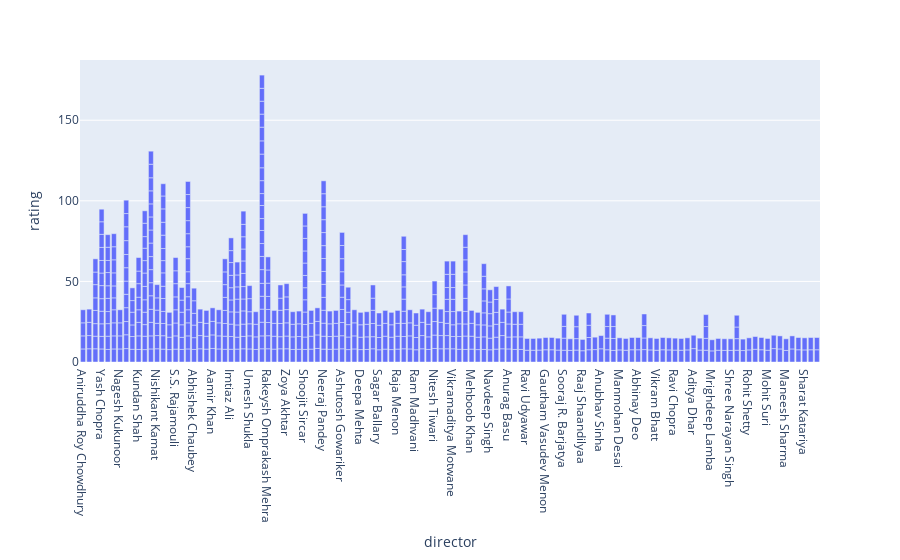

The code cell stored with this chart in its notebook:
### Markdown cell above
# Here the most comedy movies are directed by the "Rajkumar hirani",The graph i had used to find the director who directed most genre  movies.according to my observation most comedy were directed by the "Rajkumar hirani"

### Code cell
px.bar(df,x="director",y= "rating")

### Figure 1 — Plotly figure (JSON) as saved in the notebook; plotly's stock layout.template omitted (floating-point values rounded to 4 significant figures; data arrays with more than 128 entries replaced by an {"elided": "..."} marker saying what was removed)
{"data": [{"alignmentgroup": "True", "hovertemplate": "director=%{x}<br>rating=%{y}<extra></extra>", "legendgroup": "", "marker": {"color": "#636efa", "pattern": {"shape": ""}}, "name": "", "offsetgroup": "", "orientation": "v", "showlegend": false, "textposition": "auto", "type": "bar", "x": {"elided": "598 str values"}, "xaxis": "x", "y": {"elided": "598 float values"}, "yaxis": "y"}], "layout": {"barmode": "relative", "legend": {"tracegroupgap": 0}, "margin": {"t": 60}, "xaxis": {"anchor": "y", "domain": [0, 1], "title": {"text": "director"}}, "yaxis": {"anchor": "x", "domain": [0, 1], "title": {"text": "rating"}}}}
